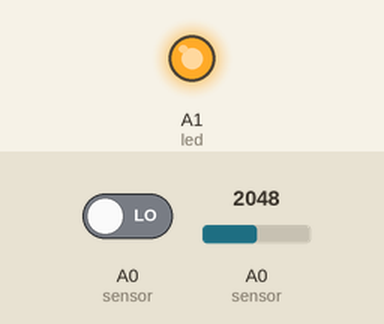
This sketch was run on a simulated Particle Photon. On the bench: output pins drawn as LEDs (lit = HIGH). The test bench sets the inputs (shaded band); at power-on: A0 (sensor) LOW, A0 (sensor) = 2048.

Above: at 1.2 s.
1.3 s: A0 (sensor) driven HIGH
At 2.3 s:
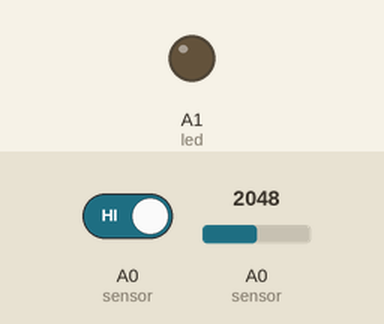
2.8 s: A0 (sensor) driven LOW
At 4.2 s:
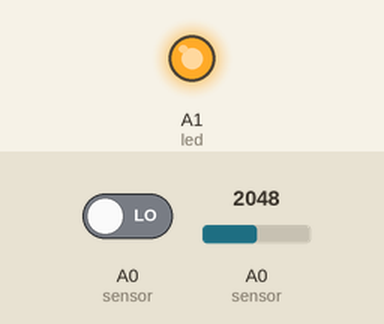
Timing chart, 0 to 5.8 s (numbered marks = the images above; inputs shaded):
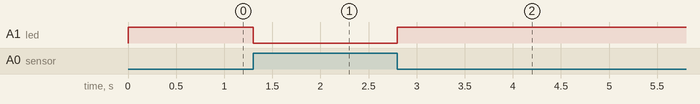

Measured:
- after the input at 1.3 s, A1 (led): HIGH → LOW at once
- after the input at 2.8 s, A1 (led): LOW → HIGH at once

The sketch:

mail.ino
```cpp
int led = 11;
int sensor = A0;
int button = 10;
bool turnOn = false;
bool mailSent = false;

void setup()
{
  pinMode(led, OUTPUT);
  pinMode(sensor, INPUT);
  pinMode(button, INPUT);
  Serial.begin(9600);
}

void loop()
{
  //Serial.println(analogRead(sensor));
  //Serial.print("button ");
  //Serial.println(button);
  if(analogRead(sensor)>0) turnOn = true;
  if(digitalRead(button)==HIGH)turnOn = false;
  if(turnOn){
  	digitalWrite(led, HIGH);
  	if(!mailSent){
  		Particle.publish("mail", PRIVATE);
  		mailSent = true;
  	}
  }
  else{
  	digitalWrite(led, LOW);
  	mailSent = false;
  }
}
```
